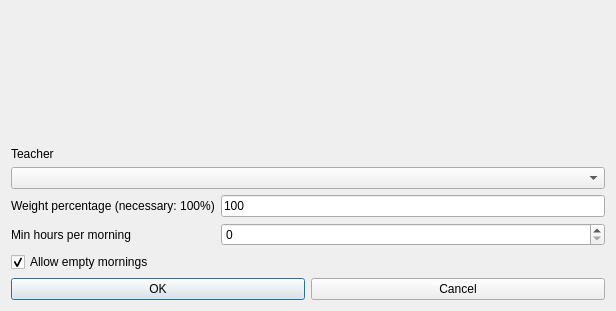
<?xml version="1.0" encoding="UTF-8"?>
<ui version="4.0">
 <class>ModifyConstraintTeacherMinHoursPerMorningForm_template</class>
 <widget class="QDialog" name="ModifyConstraintTeacherMinHoursPerMorningForm_template">
  <property name="geometry">
   <rect>
    <x>0</x>
    <y>0</y>
    <width>616</width>
    <height>311</height>
   </rect>
  </property>
  <property name="windowTitle">
   <string extracomment="This is the title of the dialog to modify a constraint of this type">Modify teacher min hours per morning</string>
  </property>
  <layout class="QGridLayout" name="gridLayout">
   <item row="6" column="0" colspan="3">
    <layout class="QHBoxLayout" name="horizontalLayout">
     <item>
      <widget class="QPushButton" name="okPushButton">
       <property name="text">
        <string>OK</string>
       </property>
      </widget>
     </item>
     <item>
      <widget class="QPushButton" name="cancelPushButton">
       <property name="text">
        <string>Cancel</string>
       </property>
      </widget>
     </item>
    </layout>
   </item>
   <item row="0" column="1">
    <spacer name="verticalSpacer">
     <property name="orientation">
      <enum>Qt::Vertical</enum>
     </property>
     <property name="sizeHint" stdset="0">
      <size>
       <width>20</width>
       <height>66</height>
      </size>
     </property>
    </spacer>
   </item>
   <item row="1" column="0" colspan="3">
    <widget class="QLabel" name="teacherTextLabel">
     <property name="frameShape">
      <enum>QFrame::NoFrame</enum>
     </property>
     <property name="frameShadow">
      <enum>QFrame::Plain</enum>
     </property>
     <property name="text">
      <string>Teacher</string>
     </property>
     <property name="wordWrap">
      <bool>false</bool>
     </property>
    </widget>
   </item>
   <item row="5" column="0" colspan="3">
    <widget class="QCheckBox" name="allowEmptyMorningsCheckBox">
     <property name="text">
      <string>Allow empty mornings</string>
     </property>
     <property name="checked">
      <bool>true</bool>
     </property>
    </widget>
   </item>
   <item row="2" column="0" colspan="3">
    <widget class="QComboBox" name="teachersComboBox">
     <property name="editable">
      <bool>false</bool>
     </property>
     <property name="insertPolicy">
      <enum>QComboBox::NoInsert</enum>
     </property>
     <property name="duplicatesEnabled">
      <bool>false</bool>
     </property>
    </widget>
   </item>
   <item row="4" column="2">
    <widget class="QSpinBox" name="minHoursSpinBox"/>
   </item>
   <item row="3" column="0" colspan="2">
    <widget class="QLabel" name="weightTextLabel">
     <property name="frameShape">
      <enum>QFrame::NoFrame</enum>
     </property>
     <property name="frameShadow">
      <enum>QFrame::Plain</enum>
     </property>
     <property name="text">
      <string>Weight percentage (necessary: 100%)</string>
     </property>
     <property name="wordWrap">
      <bool>false</bool>
     </property>
    </widget>
   </item>
   <item row="3" column="2">
    <widget class="QLineEdit" name="weightLineEdit">
     <property name="text">
      <string notr="true">100</string>
     </property>
    </widget>
   </item>
   <item row="4" column="0">
    <widget class="QLabel" name="minHoursTextLabel">
     <property name="frameShape">
      <enum>QFrame::NoFrame</enum>
     </property>
     <property name="frameShadow">
      <enum>QFrame::Plain</enum>
     </property>
     <property name="text">
      <string>Min hours per morning</string>
     </property>
     <property name="wordWrap">
      <bool>false</bool>
     </property>
    </widget>
   </item>
  </layout>
 </widget>
 <layoutdefault spacing="6" margin="11"/>
 <resources/>
 <connections/>
</ui>
